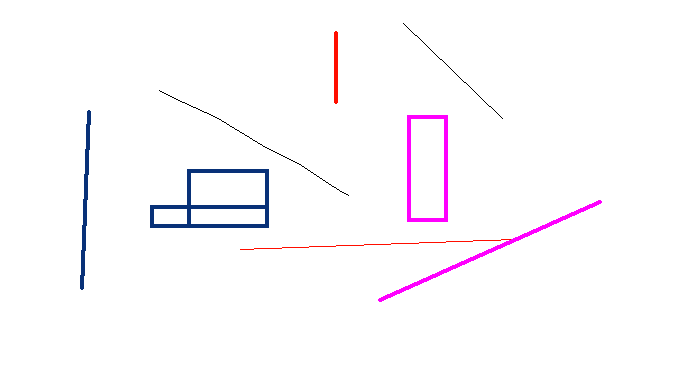
#> input picture test.png, 683 x 384 px
$ python line.py
#> lines starting #> are read from the running program, lines starting #| are printed output that depends on the picture; after the words box and inside, x2 and y2 are one past the last pixel; in counts of white or black regions, pixels touching at a corner belong together
import numpy as np
import cv2
import time
from PIL import Image


img = cv2.imread('test.png')
#> img is the input picture: shape (384, 683, 3); mean B, G, R 252.9, 250.2, 252.4

cv2.imshow('Image', img)

gray = cv2.cvtColor(img,cv2.COLOR_BGR2GRAY)
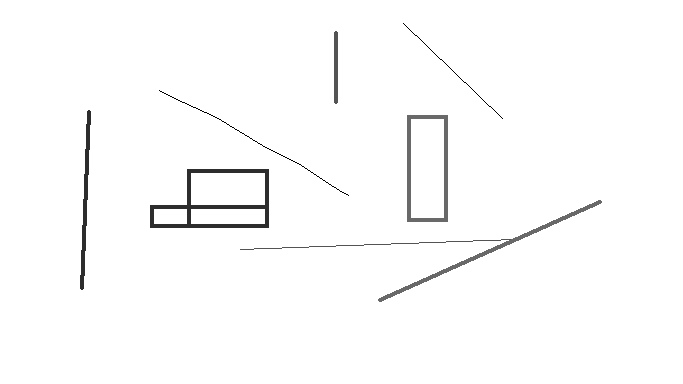
#> gray: shape (384, 683); min 0, max 255, mean 251.2
cv2.imshow('Grey', gray)

edges = cv2.Canny(gray,50,150,apertureSize = 3)
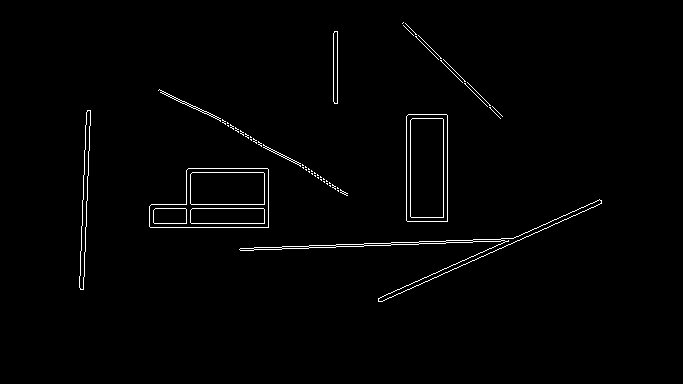
#> edges: shape (384, 683); 1.3% white in thin lines or dots, all inside (x1, y1, x2, y2) = (79, 22, 602, 302)
cv2.imshow('Canny', edges)
cv2.moveWindow("Canny", 0,300)

lines = cv2.HoughLines(edges,1,np.pi/180,200)
#> lines = [[256, 1.54], [258, 1.54], [430, 1.15]]
for rho,theta in lines[0]:
    a = np.cos(theta)
    b = np.sin(theta)
    x0 = a*rho
    y0 = b*rho
    x1 = int(x0 + 1000*(-b))
    y1 = int(y0 + 1000*(a))
    x2 = int(x0 - 1000*(-b))
    y2 = int(y0 - 1000*(a))
#> this loop made 1 pass
#> (rho, theta, a, b, x0, y0, x1, y1) on pass 1: (256, 1.54, 0.0349, 0.999, 8.93, 255.8, -990, 290)

cv2.line(img,(x1,y1),(x2,y2),(0,0,255),2)
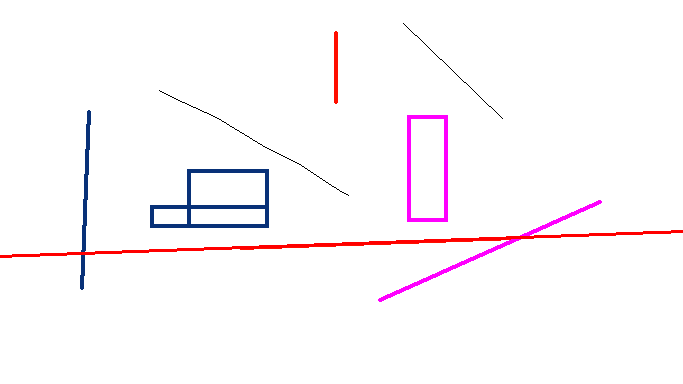
#> img: shape (384, 683, 3); 0.78% of pixels changed, all inside (x1, y1, x2, y2) = (0, 230, 683, 258)
cv2.imshow('Hugh', img)
cv2.moveWindow("Hugh", 300,700)


minLineLength = 100
maxLineGap = 10
lines = cv2.HoughLinesP(edges,1,np.pi/180,100,minLineLength,maxLineGap)
#> lines = 21 rows, first 6: [392, 242, 418, 242], [375, 245, 390, 245], [447, 272, 483, 256], [391, 244, 445, 243], [364, 243, 382, 243], [546, 223, 599, 199]
for x1,y1,x2,y2 in lines[0]:
    cv2.line(img,(x1,y1),(x2,y2),(0,255,0),2)
#> this loop made 1 pass
#> img: shape (384, 683, 3); 0.03% of pixels changed, all inside (x1, y1, x2, y2) = (391, 241, 420, 244)

cv2.imshow('Hugh Probabalistic',img)


    # [13 lines of commented-out code are left out]
cv2.waitKey(0)
cv2.destroyAllWindows()
    # [11 lines of commented-out code are left out]
